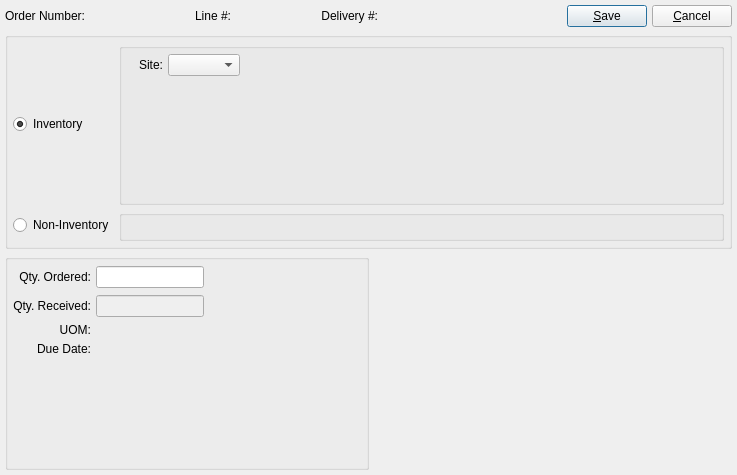
<?xml version="1.0" encoding="UTF-8"?>
<ui version="4.0">
 <comment>This file is part of the xTuple ERP: PostBooks Edition, a free and
open source Enterprise Resource Planning software suite,
Copyright (c) 1999-2014 by OpenMFG LLC, d/b/a xTuple.
It is licensed to you under the Common Public Attribution License
version 1.0, the full text of which (including xTuple-specific Exhibits)
is available at www.xtuple.com/CPAL.  By using this software, you agree
to be bound by its terms.</comment>
 <class>purchaseOrderDelivery</class>
 <widget class="QDialog" name="purchaseOrderDelivery">
  <property name="geometry">
   <rect>
    <x>0</x>
    <y>0</y>
    <width>737</width>
    <height>475</height>
   </rect>
  </property>
  <property name="minimumSize">
   <size>
    <width>0</width>
    <height>0</height>
   </size>
  </property>
  <property name="windowTitle">
   <string>Purchase Order Item</string>
  </property>
  <layout class="QVBoxLayout" name="verticalLayout">
   <item>
    <layout class="QHBoxLayout">
     <item>
      <layout class="QHBoxLayout">
       <item>
        <widget class="QLabel" name="_poNumberLit">
         <property name="text">
          <string>Order Number:</string>
         </property>
         <property name="alignment">
          <set>Qt::AlignRight|Qt::AlignTrailing|Qt::AlignVCenter</set>
         </property>
        </widget>
       </item>
       <item>
        <widget class="QLabel" name="_poNumber">
         <property name="minimumSize">
          <size>
           <width>100</width>
           <height>0</height>
          </size>
         </property>
         <property name="alignment">
          <set>Qt::AlignLeading|Qt::AlignLeft|Qt::AlignVCenter</set>
         </property>
        </widget>
       </item>
       <item>
        <widget class="QLabel" name="_lineNumberLit">
         <property name="text">
          <string>Line #:</string>
         </property>
         <property name="alignment">
          <set>Qt::AlignRight|Qt::AlignTrailing|Qt::AlignVCenter</set>
         </property>
        </widget>
       </item>
       <item>
        <widget class="QLabel" name="_lineNumber">
         <property name="minimumSize">
          <size>
           <width>80</width>
           <height>0</height>
          </size>
         </property>
         <property name="text">
          <string/>
         </property>
        </widget>
       </item>
       <item>
        <widget class="QLabel" name="_deliveryNumberLit">
         <property name="text">
          <string>Delivery #:</string>
         </property>
         <property name="alignment">
          <set>Qt::AlignRight|Qt::AlignTrailing|Qt::AlignVCenter</set>
         </property>
        </widget>
       </item>
       <item>
        <widget class="QLabel" name="_deliveryNumber">
         <property name="minimumSize">
          <size>
           <width>80</width>
           <height>0</height>
          </size>
         </property>
         <property name="alignment">
          <set>Qt::AlignLeading|Qt::AlignLeft|Qt::AlignVCenter</set>
         </property>
        </widget>
       </item>
      </layout>
     </item>
     <item>
      <spacer>
       <property name="orientation">
        <enum>Qt::Horizontal</enum>
       </property>
       <property name="sizeType">
        <enum>QSizePolicy::Expanding</enum>
       </property>
       <property name="sizeHint" stdset="0">
        <size>
         <width>16</width>
         <height>16</height>
        </size>
       </property>
      </spacer>
     </item>
     <item>
      <layout class="QHBoxLayout">
       <item>
        <widget class="QPushButton" name="_save">
         <property name="text">
          <string>&amp;Save</string>
         </property>
         <property name="default">
          <bool>true</bool>
         </property>
        </widget>
       </item>
       <item>
        <widget class="QPushButton" name="_close">
         <property name="text">
          <string>&amp;Cancel</string>
         </property>
        </widget>
       </item>
      </layout>
     </item>
    </layout>
   </item>
   <item>
    <widget class="QGroupBox" name="_typeGroup">
     <property name="title">
      <string/>
     </property>
     <layout class="QGridLayout" name="gridLayout_5">
      <item row="0" column="0">
       <widget class="QRadioButton" name="_inventoryItem">
        <property name="text">
         <string>Inventory</string>
        </property>
        <property name="checked">
         <bool>true</bool>
        </property>
       </widget>
      </item>
      <item row="0" column="1">
       <widget class="QGroupBox" name="groupBox_2">
        <property name="title">
         <string/>
        </property>
        <layout class="QGridLayout" name="gridLayout">
         <item row="0" column="0">
          <layout class="QHBoxLayout">
           <item>
            <widget class="ItemCluster" name="_item">
             <property name="focusPolicy">
              <enum>Qt::StrongFocus</enum>
             </property>
            </widget>
           </item>
           <item>
            <layout class="QVBoxLayout">
             <item>
              <layout class="QHBoxLayout">
               <item>
                <widget class="QLabel" name="_warehouseLit">
                 <property name="text">
                  <string>  Site:</string>
                 </property>
                 <property name="alignment">
                  <set>Qt::AlignRight|Qt::AlignTrailing|Qt::AlignVCenter</set>
                 </property>
                </widget>
               </item>
               <item>
                <widget class="WComboBox" name="_warehouse">
                 <property name="type">
                  <enum>WComboBox::Supply</enum>
                 </property>
                </widget>
               </item>
              </layout>
             </item>
             <item>
              <spacer>
               <property name="orientation">
                <enum>Qt::Vertical</enum>
               </property>
               <property name="sizeHint" stdset="0">
                <size>
                 <width>20</width>
                 <height>31</height>
                </size>
               </property>
              </spacer>
             </item>
            </layout>
           </item>
          </layout>
         </item>
         <item row="0" column="1">
          <spacer name="horizontalSpacer">
           <property name="orientation">
            <enum>Qt::Horizontal</enum>
           </property>
           <property name="sizeHint" stdset="0">
            <size>
             <width>0</width>
             <height>20</height>
            </size>
           </property>
          </spacer>
         </item>
        </layout>
       </widget>
      </item>
      <item row="1" column="0">
       <widget class="QRadioButton" name="_nonInventoryItem">
        <property name="text">
         <string>Non-Inventory</string>
        </property>
       </widget>
      </item>
      <item row="1" column="1">
       <widget class="QGroupBox" name="_nonivnGroup">
        <property name="title">
         <string/>
        </property>
        <layout class="QGridLayout" name="gridLayout_4">
         <item row="0" column="0">
          <layout class="QHBoxLayout">
           <property name="spacing">
            <number>0</number>
           </property>
           <item>
            <widget class="ExpenseCluster" name="_expcat">
             <property name="enabled">
              <bool>false</bool>
             </property>
             <property name="focusPolicy">
              <enum>Qt::StrongFocus</enum>
             </property>
             <property name="readonly" stdset="0">
              <bool>true</bool>
             </property>
            </widget>
           </item>
           <item>
            <spacer>
             <property name="orientation">
              <enum>Qt::Horizontal</enum>
             </property>
             <property name="sizeType">
              <enum>QSizePolicy::Expanding</enum>
             </property>
             <property name="sizeHint" stdset="0">
              <size>
               <width>0</width>
               <height>10</height>
              </size>
             </property>
            </spacer>
           </item>
          </layout>
         </item>
        </layout>
       </widget>
      </item>
     </layout>
    </widget>
   </item>
   <item>
    <layout class="QHBoxLayout" name="horizontalLayout">
     <item>
      <widget class="QGroupBox" name="_qtyGroup">
       <property name="title">
        <string/>
       </property>
       <layout class="QGridLayout" name="gridLayout_8">
        <item row="0" column="0">
         <layout class="QVBoxLayout" name="verticalLayout_2">
          <item>
           <layout class="QGridLayout" name="gridLayout_6">
            <item row="0" column="0">
             <widget class="QLabel" name="_orderedLit">
              <property name="minimumSize">
               <size>
                <width>0</width>
                <height>24</height>
               </size>
              </property>
              <property name="text">
               <string>Qty. Ordered:</string>
              </property>
              <property name="alignment">
               <set>Qt::AlignRight|Qt::AlignTrailing|Qt::AlignVCenter</set>
              </property>
              <property name="buddy">
               <cstring>_ordered</cstring>
              </property>
             </widget>
            </item>
            <item row="0" column="1">
             <layout class="QHBoxLayout" name="horizontalLayout_2">
              <item>
               <widget class="XLineEdit" name="_ordered">
                <property name="sizePolicy">
                 <sizepolicy hsizetype="Preferred" vsizetype="Fixed">
                  <horstretch>0</horstretch>
                  <verstretch>0</verstretch>
                 </sizepolicy>
                </property>
                <property name="alignment">
                 <set>Qt::AlignRight</set>
                </property>
               </widget>
              </item>
              <item>
               <spacer name="horizontalSpacer_4">
                <property name="orientation">
                 <enum>Qt::Horizontal</enum>
                </property>
                <property name="sizeHint" stdset="0">
                 <size>
                  <width>0</width>
                  <height>20</height>
                 </size>
                </property>
               </spacer>
              </item>
             </layout>
            </item>
            <item row="1" column="0">
             <widget class="QLabel" name="_receivedLit">
              <property name="minimumSize">
               <size>
                <width>0</width>
                <height>24</height>
               </size>
              </property>
              <property name="text">
               <string>Qty. Received:</string>
              </property>
              <property name="alignment">
               <set>Qt::AlignRight|Qt::AlignTrailing|Qt::AlignVCenter</set>
              </property>
             </widget>
            </item>
            <item row="1" column="1">
             <layout class="QHBoxLayout" name="horizontalLayout_3">
              <item>
               <widget class="XLineEdit" name="_received">
                <property name="enabled">
                 <bool>false</bool>
                </property>
                <property name="sizePolicy">
                 <sizepolicy hsizetype="Preferred" vsizetype="Fixed">
                  <horstretch>0</horstretch>
                  <verstretch>0</verstretch>
                 </sizepolicy>
                </property>
                <property name="alignment">
                 <set>Qt::AlignRight|Qt::AlignTrailing|Qt::AlignVCenter</set>
                </property>
               </widget>
              </item>
              <item>
               <spacer name="horizontalSpacer_5">
                <property name="orientation">
                 <enum>Qt::Horizontal</enum>
                </property>
                <property name="sizeHint" stdset="0">
                 <size>
                  <width>0</width>
                  <height>20</height>
                 </size>
                </property>
               </spacer>
              </item>
             </layout>
            </item>
            <item row="2" column="0">
             <widget class="QLabel" name="_uomLit">
              <property name="text">
               <string>UOM:</string>
              </property>
              <property name="alignment">
               <set>Qt::AlignRight|Qt::AlignTrailing|Qt::AlignVCenter</set>
              </property>
             </widget>
            </item>
            <item row="2" column="1">
             <widget class="QLabel" name="_uom">
              <property name="enabled">
               <bool>false</bool>
              </property>
              <property name="minimumSize">
               <size>
                <width>80</width>
                <height>0</height>
               </size>
              </property>
              <property name="text">
               <string/>
              </property>
              <property name="alignment">
               <set>Qt::AlignLeading|Qt::AlignLeft|Qt::AlignVCenter</set>
              </property>
             </widget>
            </item>
            <item row="3" column="1">
             <widget class="DLineEdit" name="_dueDate"/>
            </item>
            <item row="3" column="0">
             <widget class="QLabel" name="_dueDateLit">
              <property name="text">
               <string>Due Date:</string>
              </property>
              <property name="alignment">
               <set>Qt::AlignRight|Qt::AlignTrailing|Qt::AlignVCenter</set>
              </property>
              <property name="buddy">
               <cstring>_dueDate</cstring>
              </property>
             </widget>
            </item>
           </layout>
          </item>
          <item>
           <spacer name="verticalSpacer_2">
            <property name="orientation">
             <enum>Qt::Vertical</enum>
            </property>
            <property name="sizeHint" stdset="0">
             <size>
              <width>20</width>
              <height>0</height>
             </size>
            </property>
           </spacer>
          </item>
         </layout>
        </item>
       </layout>
      </widget>
     </item>
     <item>
      <spacer name="horizontalSpacer_2">
       <property name="orientation">
        <enum>Qt::Horizontal</enum>
       </property>
       <property name="sizeHint" stdset="0">
        <size>
         <width>40</width>
         <height>20</height>
        </size>
       </property>
      </spacer>
     </item>
    </layout>
   </item>
  </layout>
 </widget>
 <layoutdefault spacing="5" margin="5"/>
 <customwidgets>
  <customwidget>
   <class>DLineEdit</class>
   <extends>QWidget</extends>
   <header>datecluster.h</header>
   <container>1</container>
  </customwidget>
  <customwidget>
   <class>ExpenseCluster</class>
   <extends>QWidget</extends>
   <header>expensecluster.h</header>
  </customwidget>
  <customwidget>
   <class>ItemCluster</class>
   <extends>QWidget</extends>
   <header>itemcluster.h</header>
   <container>1</container>
  </customwidget>
  <customwidget>
   <class>WComboBox</class>
   <extends>XComboBox</extends>
   <header>wcombobox.h</header>
  </customwidget>
  <customwidget>
   <class>XComboBox</class>
   <extends>QComboBox</extends>
   <header>xcombobox.h</header>
  </customwidget>
  <customwidget>
   <class>XLineEdit</class>
   <extends>QLineEdit</extends>
   <header>xlineedit.h</header>
   <container>1</container>
  </customwidget>
 </customwidgets>
 <tabstops>
  <tabstop>_inventoryItem</tabstop>
  <tabstop>_item</tabstop>
  <tabstop>_warehouse</tabstop>
  <tabstop>_nonInventoryItem</tabstop>
  <tabstop>_expcat</tabstop>
  <tabstop>_ordered</tabstop>
  <tabstop>_received</tabstop>
  <tabstop>_save</tabstop>
  <tabstop>_close</tabstop>
 </tabstops>
 <resources/>
 <connections>
  <connection>
   <sender>_nonInventoryItem</sender>
   <signal>toggled(bool)</signal>
   <receiver>_expcat</receiver>
   <slot>setEnabled(bool)</slot>
   <hints>
    <hint type="sourcelabel">
     <x>122</x>
     <y>165</y>
    </hint>
    <hint type="destinationlabel">
     <x>119</x>
     <y>187</y>
    </hint>
   </hints>
  </connection>
  <connection>
   <sender>_inventoryItem</sender>
   <signal>toggled(bool)</signal>
   <receiver>_expcat</receiver>
   <slot>setReadOnly(bool)</slot>
   <hints>
    <hint type="sourcelabel">
     <x>114</x>
     <y>89</y>
    </hint>
    <hint type="destinationlabel">
     <x>175</x>
     <y>186</y>
    </hint>
   </hints>
  </connection>
  <connection>
   <sender>_item</sender>
   <signal>warehouseIdChanged(int)</signal>
   <receiver>_warehouse</receiver>
   <slot>setId(int)</slot>
   <hints>
    <hint type="sourcelabel">
     <x>83</x>
     <y>153</y>
    </hint>
    <hint type="destinationlabel">
     <x>476</x>
     <y>120</y>
    </hint>
   </hints>
  </connection>
  <connection>
   <sender>_inventoryItem</sender>
   <signal>toggled(bool)</signal>
   <receiver>_warehouseLit</receiver>
   <slot>setEnabled(bool)</slot>
   <hints>
    <hint type="sourcelabel">
     <x>70</x>
     <y>89</y>
    </hint>
    <hint type="destinationlabel">
     <x>390</x>
     <y>120</y>
    </hint>
   </hints>
  </connection>
  <connection>
   <sender>_close</sender>
   <signal>clicked()</signal>
   <receiver>purchaseOrderDelivery</receiver>
   <slot>reject()</slot>
   <hints>
    <hint type="sourcelabel">
     <x>573</x>
     <y>32</y>
    </hint>
    <hint type="destinationlabel">
     <x>20</x>
     <y>20</y>
    </hint>
   </hints>
  </connection>
  <connection>
   <sender>_inventoryItem</sender>
   <signal>toggled(bool)</signal>
   <receiver>_warehouse</receiver>
   <slot>setEnabled(bool)</slot>
   <hints>
    <hint type="sourcelabel">
     <x>70</x>
     <y>89</y>
    </hint>
    <hint type="destinationlabel">
     <x>476</x>
     <y>120</y>
    </hint>
   </hints>
  </connection>
  <connection>
   <sender>_inventoryItem</sender>
   <signal>toggled(bool)</signal>
   <receiver>_item</receiver>
   <slot>setEnabled(bool)</slot>
   <hints>
    <hint type="sourcelabel">
     <x>70</x>
     <y>89</y>
    </hint>
    <hint type="destinationlabel">
     <x>83</x>
     <y>153</y>
    </hint>
   </hints>
  </connection>
 </connections>
</ui>
